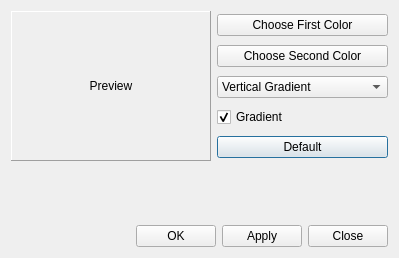
<?xml version="1.0" encoding="UTF-8"?>
<ui version="4.0">
 <class>BackgroundColor</class>
 <widget class="QDialog" name="BackgroundColor">
  <property name="windowModality">
   <enum>Qt::WindowModality::ApplicationModal</enum>
  </property>
  <property name="geometry">
   <rect>
    <x>0</x>
    <y>0</y>
    <width>399</width>
    <height>258</height>
   </rect>
  </property>
  <property name="windowTitle">
   <string>Background Color</string>
  </property>
  <property name="modal">
   <bool>true</bool>
  </property>
  <layout class="QVBoxLayout" name="verticalLayout_2">
   <item>
    <layout class="QHBoxLayout" name="horizontalLayout_2">
     <item>
      <widget class="QLabel" name="labelColorPreview">
       <property name="minimumSize">
        <size>
         <width>200</width>
         <height>150</height>
        </size>
       </property>
       <property name="frameShape">
        <enum>QFrame::Shape::Panel</enum>
       </property>
       <property name="frameShadow">
        <enum>QFrame::Shadow::Raised</enum>
       </property>
       <property name="text">
        <string>Preview</string>
       </property>
       <property name="alignment">
        <set>Qt::AlignmentFlag::AlignCenter</set>
       </property>
      </widget>
     </item>
     <item>
      <layout class="QVBoxLayout" name="verticalLayout">
       <item>
        <widget class="QPushButton" name="pushButtonTop">
         <property name="styleSheet">
          <string notr="true"/>
         </property>
         <property name="toolTip">
          <string>Pick the top color (or the solid
color, if Gradient is off)</string>
         </property>
         <property name="text">
          <string>Choose First Color</string>
         </property>
         <property name="autoDefault">
          <bool>false</bool>
         </property>
        </widget>
       </item>
       <item>
        <widget class="QPushButton" name="pushButtonBottom">
         <property name="toolTip">
          <string>Pick the bottom color (only used when Gradient is on)</string>
         </property>
         <property name="text">
          <string>Choose Second Color</string>
         </property>
         <property name="autoDefault">
          <bool>false</bool>
         </property>
        </widget>
       </item>
       <item>
        <widget class="QComboBox" name="comboBoxGradientStyle">
         <property name="toolTip">
          <string>Direction the two colors blend in</string>
         </property>
         <item>
          <property name="text">
           <string>Vertical Gradient</string>
          </property>
         </item>
         <item>
          <property name="text">
           <string>Horizontal Gradient</string>
          </property>
         </item>
         <item>
          <property name="text">
           <string>Top Left To Bottom Right</string>
          </property>
         </item>
         <item>
          <property name="text">
           <string>Top Right To Bottom Left</string>
          </property>
         </item>
        </widget>
       </item>
       <item>
        <widget class="QCheckBox" name="checkBoxGrad">
         <property name="toolTip">
          <string>Blend between two colors instead of a single solid background</string>
         </property>
         <property name="text">
          <string>Gradient</string>
         </property>
         <property name="checked">
          <bool>true</bool>
         </property>
        </widget>
       </item>
       <item>
        <widget class="QPushButton" name="pushButtonDefaultColor">
         <property name="toolTip">
          <string>Reset to the application's default background color</string>
         </property>
         <property name="text">
          <string>Default</string>
         </property>
        </widget>
       </item>
      </layout>
     </item>
    </layout>
   </item>
   <item>
    <spacer name="verticalSpacer">
     <property name="orientation">
      <enum>Qt::Orientation::Vertical</enum>
     </property>
     <property name="sizeHint" stdset="0">
      <size>
       <width>292</width>
       <height>49</height>
      </size>
     </property>
    </spacer>
   </item>
   <item>
    <layout class="QHBoxLayout" name="horizontalLayout">
     <item>
      <spacer name="horizontalSpacer">
       <property name="orientation">
        <enum>Qt::Orientation::Horizontal</enum>
       </property>
       <property name="sizeHint" stdset="0">
        <size>
         <width>40</width>
         <height>20</height>
        </size>
       </property>
      </spacer>
     </item>
     <item>
      <widget class="QPushButton" name="okButton">
       <property name="text">
        <string>OK</string>
       </property>
      </widget>
     </item>
     <item>
      <widget class="QPushButton" name="applyButton">
       <property name="text">
        <string>Apply</string>
       </property>
      </widget>
     </item>
     <item>
      <widget class="QPushButton" name="cancelButton">
       <property name="text">
        <string>Close</string>
       </property>
       <property name="autoDefault">
        <bool>false</bool>
       </property>
      </widget>
     </item>
    </layout>
   </item>
  </layout>
 </widget>
 <tabstops>
  <tabstop>pushButtonTop</tabstop>
  <tabstop>pushButtonBottom</tabstop>
  <tabstop>okButton</tabstop>
  <tabstop>applyButton</tabstop>
  <tabstop>cancelButton</tabstop>
 </tabstops>
 <resources/>
 <connections>
  <connection>
   <sender>checkBoxGrad</sender>
   <signal>toggled(bool)</signal>
   <receiver>pushButtonBottom</receiver>
   <slot>setEnabled(bool)</slot>
   <hints>
    <hint type="sourcelabel">
     <x>387</x>
     <y>93</y>
    </hint>
    <hint type="destinationlabel">
     <x>387</x>
     <y>66</y>
    </hint>
   </hints>
  </connection>
  <connection>
   <sender>checkBoxGrad</sender>
   <signal>clicked(bool)</signal>
   <receiver>comboBoxGradientStyle</receiver>
   <slot>setEnabled(bool)</slot>
   <hints>
    <hint type="sourcelabel">
     <x>387</x>
     <y>93</y>
    </hint>
    <hint type="destinationlabel">
     <x>387</x>
     <y>122</y>
    </hint>
   </hints>
  </connection>
 </connections>
</ui>
